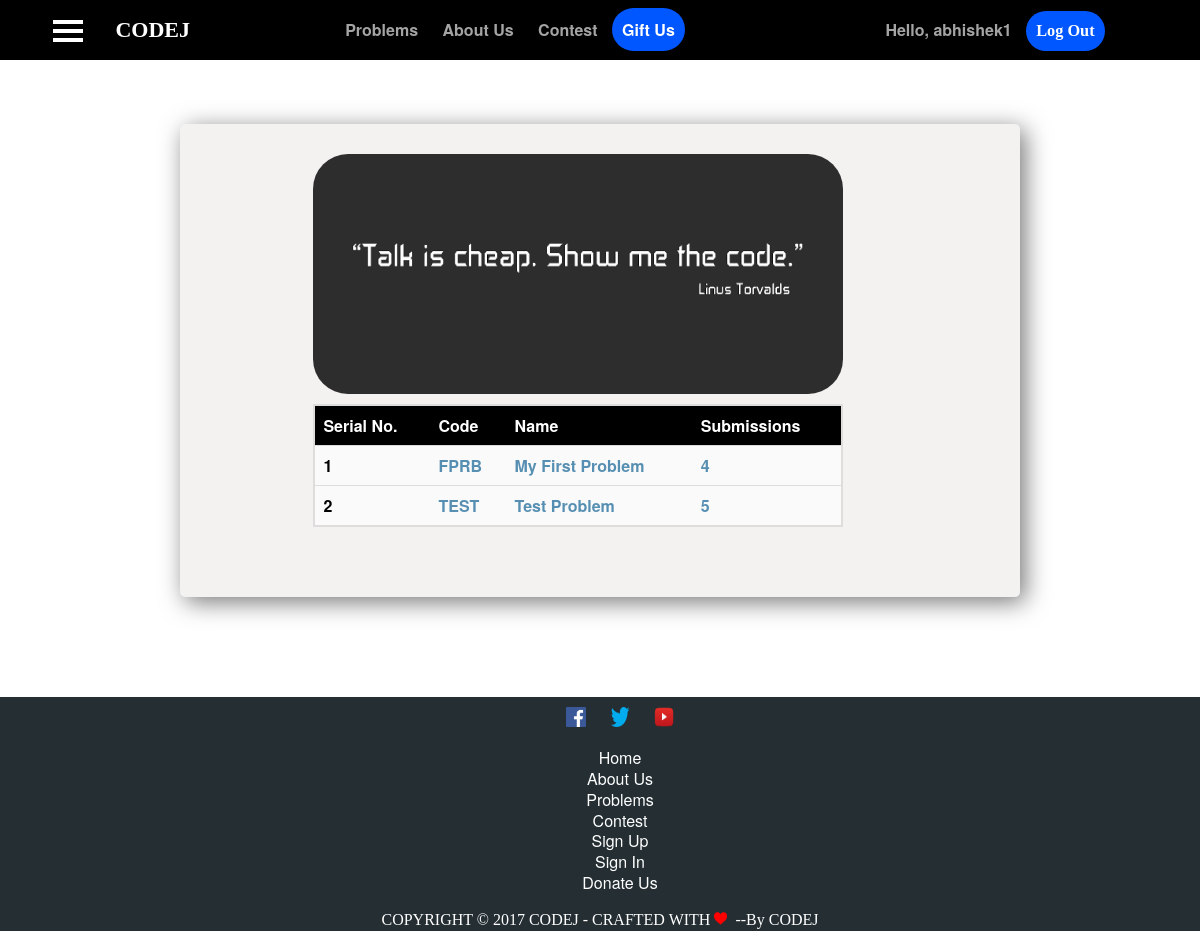
The page /problemset/ (signed in) on the database its author committed.
### problemset/models.py (models this page shows, shortened)
class Problem(models.Model):
    code = models.CharField(max_length=10, unique=True)
    name = models.CharField(max_length=50)
    statement = models.CharField(max_length=500)
    input = models.CharField(max_length=100)
    output = models.CharField(max_length=100)
    constraints = models.CharField(max_length=100)
    tl = models.FloatField(default=2.00)
    ml = models.IntegerField()
    users = models.ManyToManyField(User)
    checker = models.FileField(default=settings.MEDIA_ROOT+'/default_tester.cpp')
    created_at = models.DateTimeField(auto_now_add=True)
    @property
    def user_count(self):
        print(self.created_at)
        print("USER_COUNT")
        if self.users is None:
            return '0'
        return str(self.users.count())

### problemset/views.py (the view)
class ProblemSetView(View):
    template_name = 'problemset/problem_set.html'
    def get(self, request):
        problemset = Problem.objects.all().reverse()
        fields = Problem._meta.get_fields()
        return render(request, self.template_name, {'problemset': problemset,
                                                    'fields': fields})

### problemset/templates/problemset/problem_set.html (shortened to what this page needs)
<h3>Problemset</h3>
{% extends 'base.html' %}
{% load staticfiles %}
{% block body %}
<section class="wrap_problemlist">
        <div class="container_problemlist">
            <img src="{% static 'images/talkcheap.png' %}" title="Code Yourself Out!!">
            <table class="problemlisttable">
                <tr id="heading">
                    <th>Serial No.</th>
                    <th>Code</th>
                    <th>Name</th>
                    <th>Submissions</th>
                </tr>
                {% for problem in problemset %}
                    <tr>
                        <td>{{ forloop.counter }}</td>
                        <td><a href="{% url 'problemset:problem' problem.id %}">
                                                    {{ problem.code }}</a></td>
                        <td><a href="{% url 'problemset:problem' problem.id %}">
                                                    {{ problem.name }}</a></td>
                        <td><a href="{% url 'problemset:problem-status' problem.id %}">
                                                {{ problem.user_count }}</a></td>
                    </tr>
                {% endfor %}
            </table>
        </div>
</section>
{% endblock %}

### templates/base.html (shortened to what this page needs)
{% load staticfiles %}
<head>
    <link rel="stylesheet" type="text/css" href="{% static 'css/footer.css' %}">
    <link rel="stylesheet" type="text/css" href="{% static 'css/headerandtop.css' %}">
    <link rel="stylesheet" type="text/css" href="{% static 'css/block_main_pagecss.css' %}">
    <link rel="stylesheet" type="text/css" href="{% static 'css/problemlistpagecss.css' %}">
</head>
    <header>
        <nav>
            <div>
            <ul class="mainlogo">
                <li><a href="#" onclick="openslide()">
                        <svg width="30" height="30">
                            <path d="M0,5 30,5" stroke="#fff" stroke-width="4"></path>
                            <path d="M0,14 30,14" stroke="#fff" stroke-width="4"></path>
                            <path d="M0,23 30,23" stroke="#fff" stroke-width="4"></path>
                        </svg>
                    </a></li>
                <li><a href="{% url 'home' %}" title="CodeJ" draggable="true"><span>CODEJ</span></a></li>
            </ul>
            <ul class="navul1">
                <li><a href="{% url 'problemset:problemset' %}" title="Problems">Problems</a></li>
                <li><a href="#"  title="About Us">About Us</a></li>
                <li><a href="#" title="Contest">Contest</a></li>
                <li><a href="#" id="special" title="Gift Us">Gift Us</a></li>
            </ul>
            <ul class="navul2">
                {% if user is none %}
                <li><a href="{% url 'login' %}"  title="Sign In">Sign In</a></li>
                <li><a href="{% url 'register' %}" id="special" title="Sign Up">Sign Up</a></li>
                {% else %}
                <li><a href="{% url 'users:detail' user.username %}" title="Hello">Hello, {{ user.username }}</a></li>
                <li><form action="{% url 'logout' %}" method="post">{% csrf_token %}<button type="submit" id="special" title="Log Out">Log Out</button></form></li>
                {% endif %}
            </ul>
            </div>
        </nav>
</header>
{% block body %}{% endblock %}
<footer>
        <div class="footersocial">
            <ul>
                <a href="#"><li><img src="{% static 'images/fb.png' %}" title="Facebook"></li></a>
                <a href="#"><li><img src="{% static 'images/twitter.png' %}" title="Twitter"></li></a>
                <a href="#"><li><img src="{% static 'images/youtube.png' %}" title="Youtube"></li></a>
            </ul>
        </div>
        <div class="footerlinks">
            <ul>
                <li><a href="{% url 'home' %}">Home</a></li>
                <li><a href="#">About Us</a></li>
                <li><a href="{% url 'problemset:problemset' %}">Problems</a></li>
                <li><a href="#">Contest</a></li>
                <li><a href="{% url 'register' %}">Sign Up</a></li>
                <li><a href="{% url 'login' %}">Sign In</a></li>
                <li><a href="#">Donate Us</a></li>
            </ul>
        </div>
        <span>COPYRIGHT &copy; 2017 CODEJ - CRAFTED WITH&nbsp;<img src="{% static 'images/heart.png' %}"id="heart" title="love">&nbsp;&nbsp;--By CODEJ</span>
    </footer>

### static/css/footer.css (style rules this page uses)
footer { background-color:#242E33; min-height: 220px; color: white; text-align: center; }
#heart { width:13px; height:13px ; }
footer .footersocial ul,footer .footerlinks ul { list-style: none; }
footer .footersocial ul li { padding: 10px; display: inline; }
footer .footersocial ul a li img { margin-top: 10px; width:20px ; height:20px ; }
footer span { font-family: cursive; }
footer .footerlinks ul li a { color:white; padding: 5px; text-decoration: none; }

### static/css/headerandtop.css (style rules this page uses)
header nav div { position:fixed; top:0; z-index: 1039; background-color: black; !important height: 60px; line-height: 60px; width: 100%; opacity: 1; }
header nav ul { list-style: none; margin: 0; padding: 0; text-align: center; }
header nav ul li { display: inline; }
header nav a { text-decoration: none; color: #fff; padding:10px; font-weight: 700; color:#a4a4a4; }
.navul1 { width: 45%; float: left; }
.navul2 { width: 35%; float: left; }
.mainlogo { width: 20%; float:left; }
.mainlogo a { font-family:cursive; font-size: 22px; padding: 12px; font-weight: 800; color:#fff; }
#special { background-color: #0057ff; border-radius: 40px; color: #fff; }
header nav div ul li a svg { margin: 3px; vertical-align: middle; }
button { border:0; padding: 10px; font-family:cursive; font-weight: 800; font-size: 1.02em; }
form { display: inline; }

### static/css/problemlistpagecss.css (style rules this page uses)
.wrap_problemlist { background-color:#f4f1f1; width: 70%; overflow-x: hidden; margin-left: auto; margin-right: auto; margin-top:100px; margin-bottom: 100px; border-radius: 5px; box-shadow: 5px 5px 25px #777777; }
.wrap_problemlist .container_problemlist { width: 90%; margin: 20px; overflow-x: hidden; text-align: center; }
.container_problemlist img { width: 70%; height: 30%; padding:10px; border-radius: 45px; }
.problemlisttable { width: 70%; text-align: left; border-collapse: collapse; margin-left: auto; margin-right: auto; border: 2px solid #dfdddc; margin-bottom: 50px; }
.problemlisttable #heading { background-color: black; color: white; }
.problemlisttable tr { border: 1px solid #dfdddc; background-color: #fafafa; }
.problemlisttable td,.problemlisttable th { padding: 8px; font-weight: 700; }
.problemlisttable td a { text-decoration: none; color: #578fb2; font-weight: 700; }

### rows shown on the page
Problem: code "FPRB", name "My First Problem", user_count "4"
Problem: code "TEST", name "Test Problem", user_count "5"

### other values the page prints
{{ user.username }} "abhishek1"
